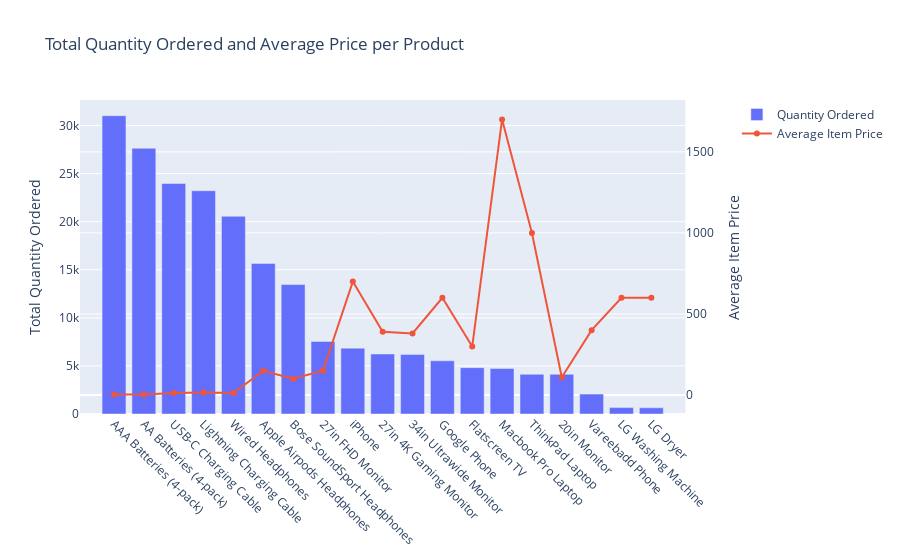

This figure's notebook cell:
### Markdown cell above
For this question, my objective is to identify the product with the highest sales using a histogram. Additionally, I will integrate the prices of these items onto the same graph using a line chart. To achieve this, I will leverage the information from both the "Product" and "Price Each" columns.

### Code cell
# Grouping by product and calculating the total quantity ordered and average price
product_info = sales.groupby('Product').agg({'Quantity Ordered': 'sum', 'Price Each': 'mean'}).reset_index()

# Sorting products by total quantity ordered in descending order
product_info = product_info.sort_values('Quantity Ordered', ascending=False)

# Creating subplots with shared x-axis
fig = make_subplots(specs=[[{"secondary_y": True}]])

# Adding a bar trace for quantity ordered
bar_trace = go.Bar(x=product_info['Product'], y=product_info['Quantity Ordered'], name='Quantity Ordered')
fig.add_trace(bar_trace)

# Adding a line trace for average price
line_trace = go.Scatter(x=product_info['Product'], y=product_info['Price Each'], name='Average Item Price', yaxis='y2')
fig.add_trace(line_trace)

# Seting x-axis and y-axes labels
fig.update_xaxes(tickangle=45)

fig.update_yaxes(title_text='Total Quantity Ordered', secondary_y=False)
fig.update_yaxes(title_text='Average Item Price', secondary_y=True)

# Updating the  layout title
fig.update_layout(title='Total Quantity Ordered and Average Price per Product')

fig.show()

### Figure 1 — Plotly figure (JSON) as saved in the notebook; plotly's stock layout.template omitted (floating-point values rounded to 4 significant figures)
{"data": [{"name": "Quantity Ordered", "type": "bar", "x": ["AAA Batteries (4-pack)", "AA Batteries (4-pack)", "USB-C Charging Cable", "Lightning Charging Cable", "Wired Headphones", "Apple Airpods Headphones", "Bose SoundSport Headphones", "27in FHD Monitor", "iPhone", "27in 4K Gaming Monitor", "34in Ultrawide Monitor", "Google Phone", "Flatscreen TV", "Macbook Pro Laptop", "ThinkPad Laptop", "20in Monitor", "Vareebadd Phone", "LG Washing Machine", "LG Dryer"], "y": [31017, 27635, 23975, 23217, 20557, 15661, 13457, 7550, 6849, 6244, 6199, 5532, 4819, 4728, 4130, 4129, 2068, 666, 646]}, {"name": "Average Item Price", "type": "scatter", "x": ["AAA Batteries (4-pack)", "AA Batteries (4-pack)", "USB-C Charging Cable", "Lightning Charging Cable", "Wired Headphones", "Apple Airpods Headphones", "Bose SoundSport Headphones", "27in FHD Monitor", "iPhone", "27in 4K Gaming Monitor", "34in Ultrawide Monitor", "Google Phone", "Flatscreen TV", "Macbook Pro Laptop", "ThinkPad Laptop", "20in Monitor", "Vareebadd Phone", "LG Washing Machine", "LG Dryer"], "y": [2.99, 3.84, 11.95, 14.95, 11.99, 150, 99.99, 150.0, 700, 390.0, 380.0, 600, 300, 1700, 1000.0, 110.0, 400, 600, 600], "yaxis": "y2"}], "layout": {"title": {"text": "Total Quantity Ordered and Average Price per Product"}, "xaxis": {"anchor": "y", "domain": [0, 0.94], "tickangle": 45}, "yaxis": {"anchor": "x", "domain": [0, 1], "title": {"text": "Total Quantity Ordered"}}, "yaxis2": {"anchor": "x", "overlaying": "y", "side": "right", "title": {"text": "Average Item Price"}}}}
